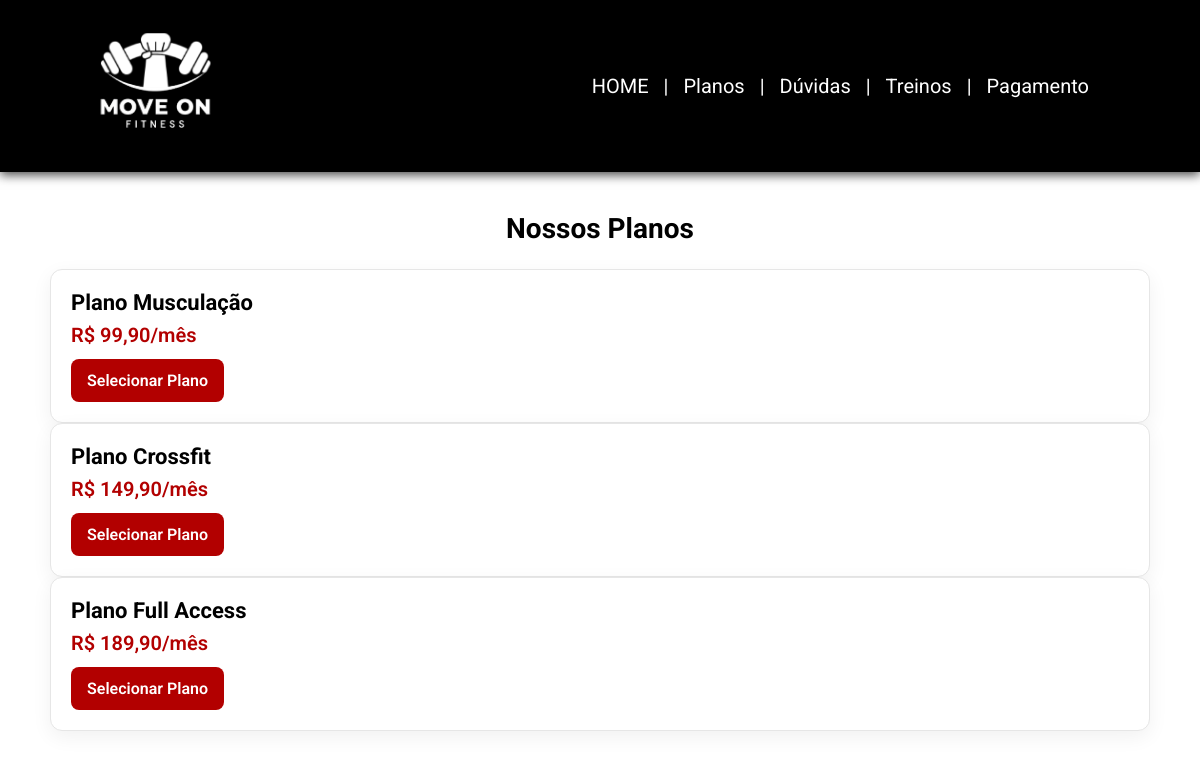
The app's page /View/Plans.php (signed in), older data.
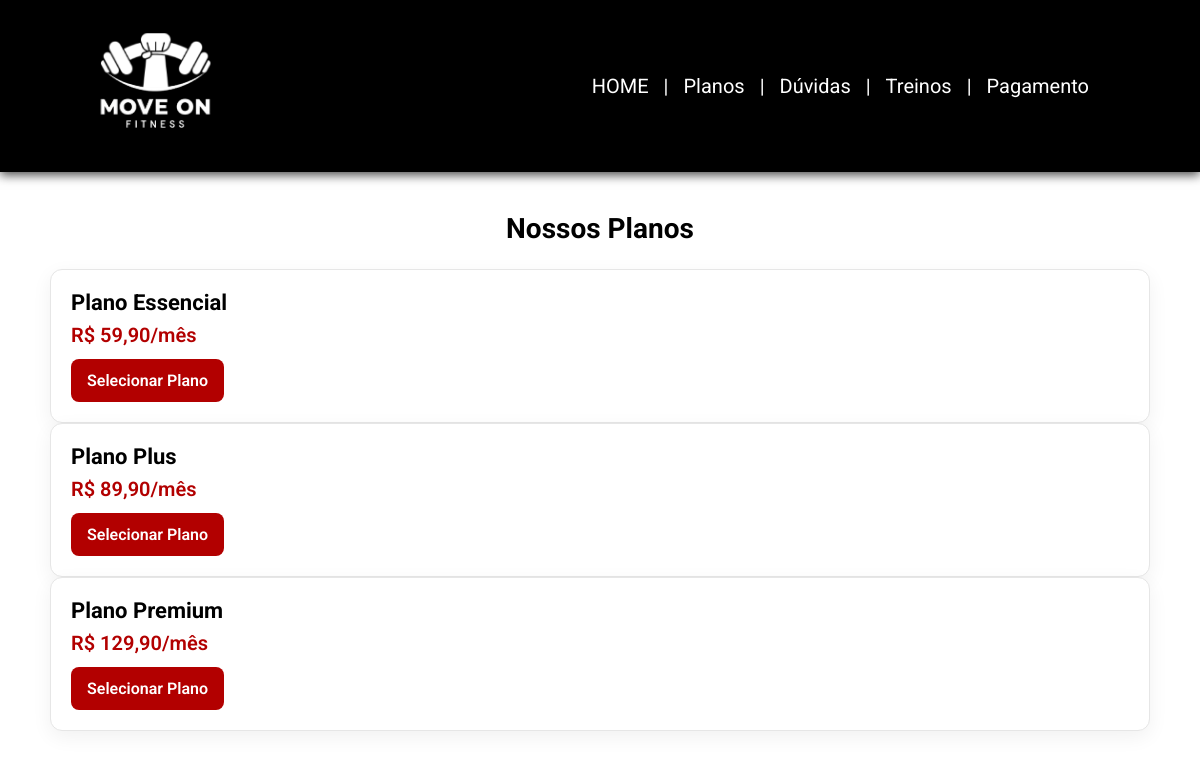
The same page, newer data.
### tables this page shows
CREATE TABLE `planos` (
  `ID` int(11) NOT NULL,
  `nome_plano` varchar(100) NOT NULL,
  `valor_mensal` decimal(10,2) NOT NULL,
  `descricao` text NOT NULL
);

### View/Plans.php (the view, shortened to what this page needs)
<?php
$pdo = include __DIR__ . '/../Config.php';
$planos = [];
try {
    if ($pdo) {
        $stmt = $pdo->query("SELECT id, nome_plano, valor_mensal FROM planos ORDER BY valor_mensal ASC, id ASC");
        $planos = $stmt->fetchAll(PDO::FETCH_ASSOC);
    }
} catch (Throwable $e) {
    $planos = [];
}
?>
<!DOCTYPE html>
<html lang="pt-BR">
<head>
    <link rel="stylesheet" href="css/style.css">
</head>
<body>
    <header>
        <nav class="nav-bar">
            <div class="logo">
                <a href=""> <img src="IMG/logo.svg" alt="" class="logo-img"></a>
            </div>
            <div class="nav-list">
                <ul>
                    <li class="nav-item"> <a href="" class="nav-link">HOME</a></li>
                    <li>
                        <p>|</p>
                    </li>
                    <li class="nav-item"> <a href="" class="nav-link">Planos</a></li>
                    <li>
                        <p>|</p>
                    </li>
                    <li class="nav-item"> <a href="" class="nav-link">Dúvidas</a></li>
                    <li>
                        <p>|</p>
                    </li>
                    <li class="nav-item"> <a href="" class="nav-link">Treinos</a></li>
                    <li>
                        <p>|</p>
                    </li>
                    <li class="nav-item"> <a href="" class="nav-link">Pagamento</a></li>
                </ul>
            </div>
        </nav>
    </header>
<div class="container">
    <section id="plans-section">
        <h2>Nossos Planos</h2>
        <div class="pla3ns-container">
            <?php if (!empty($planos)): ?>
                <?php foreach ($planos as $pl): ?>
                    <div class="plan-card">
                        <h3><?= htmlspecialchars($pl['nome_plano']) ?></h3>
                        <div class="price">R$ <?= number_format((float)$pl['valor_mensal'], 2, ',', '.') ?>/mês</div>
                        <button class="btn" onclick="selectPlan('<?= (int)$pl['id'] ?>')">Selecionar Plano</button>
                    </div>
                <?php endforeach; ?>
            <?php endif; ?>
        </div>
    </section>
</div>
</body>
</html>

### View/css/style.css (style rules this page uses)
* { padding: 0; margin: 0; font-family: 'Roboto'; }
body { background-color: rgb(255, 255, 255); font-family: 'Roboto'; }
header { background-color: black; box-shadow: 0px 3px 10px #464646; }
.nav-bar { display: flex; justify-content: space-between; padding: 1.5rem 6rem; }
.logo { display: flex; align-items: center; }
.logo-img { width: 120px; }
.nav-list { display: flex; align-items: center; }
.nav-list ul { display: flex; justify-content: center; list-style: none; }
.nav-item { margin: 0 15px; }
.nav-link { text-decoration: none; font-size: 20px; color: white; }
li p { font-size: 20px; color: white; }
.container { max-width: 1100px; margin: 0 auto; padding: 0 16px; }
#plans-section { padding: 40px 0 24px; }
#plans-section h2 { text-align: center; font-size: 28px; margin-bottom: 24px; }
.plan-card { background: #ffffff; border: 1px solid #e6e6e6; border-radius: 12px; padding: 20px; box-shadow: 0 6px 20px rgba(0,0,0,0.06); transition: transform .15s ease, box-shadow .15s ease; }
.plan-card h3 { font-size: 22px; margin-bottom: 8px; }
.price { font-size: 20px; font-weight: 600; color: #B20000; margin-bottom: 12px; }
.btn { appearance: none; border: none; background-color: #B20000; color: #ffffff; padding: 12px 16px; border-radius: 8px; font-size: 16px; font-weight: 600; cursor: pointer; transition: background-color .2s ease, transform .05s ease; }

Row changes from the older to the newer data that the page shows:
changed planos: nome_plano "Plano Musculação" → "Plano Essencial"; valor_mensal "99,90" → "59,90"
changed planos: nome_plano "Plano Crossfit" → "Plano Plus"; valor_mensal "149,90" → "89,90"
changed planos: nome_plano "Plano Full Access" → "Plano Premium"; valor_mensal "189,90" → "129,90"
